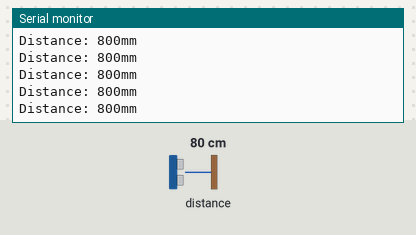
A sketch run on a simulated Arduino Uno, built with avr-gcc and run on an emulated ATmega328P. Shown: the last lines printed to the serial monitor. The test bench sets the inputs (shaded band); at power-on: distance to the obstacle 80 cm.

Above: at 1.2 s.
1.3 s: distance to the obstacle set to 2 cm
At 1.49 s:
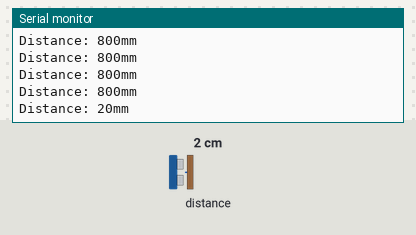
2.8 s: distance to the obstacle set to 4 cm
At 2.82 s:
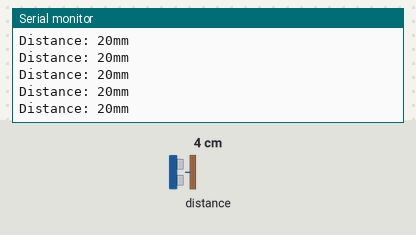
Timing chart, 0 to 5.8 s (numbered marks = the images above; inputs shaded):
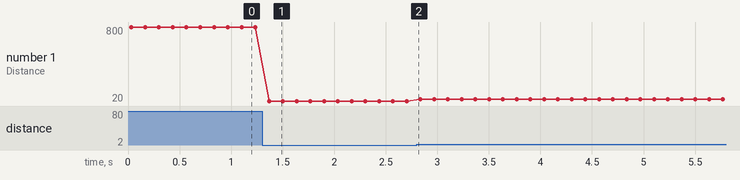

Measured:
- after the input at 1.3 s, the serial monitor: prints a new line after 0.07 s (image 1)
- plotted number 1: 800 → 20 after the input at 1.3 s, 20 → 40 after the input at 2.8 s

The sketch:

laser_sensor_mr2.ino
```cpp
#include<Wire.h>
#include<VL53L0X.h>

VL53L0X sensor1;

void setup() {
  // put your setup code here, to run once:
//  pinMode(12, INPUT_PULLUP);
//  digitalWrite(12, HIGH);
  Serial.begin(9600);
  Wire.begin();

  sensor1.init();
  sensor1.setTimeout(500);

  sensor1.startContinuous();

}

void loop() {
  // put your main code here, to run repeatedly:
  int distance = sensor1.readRangeContinuousMillimeters();
  Serial.print("Distance: ");
  Serial.print(distance);
  Serial.print("mm");
  if(sensor1.timeoutOccurred())
  {
    Serial.print("TimeOut");
  }
  Serial.println();
  delay(100);
}
```
